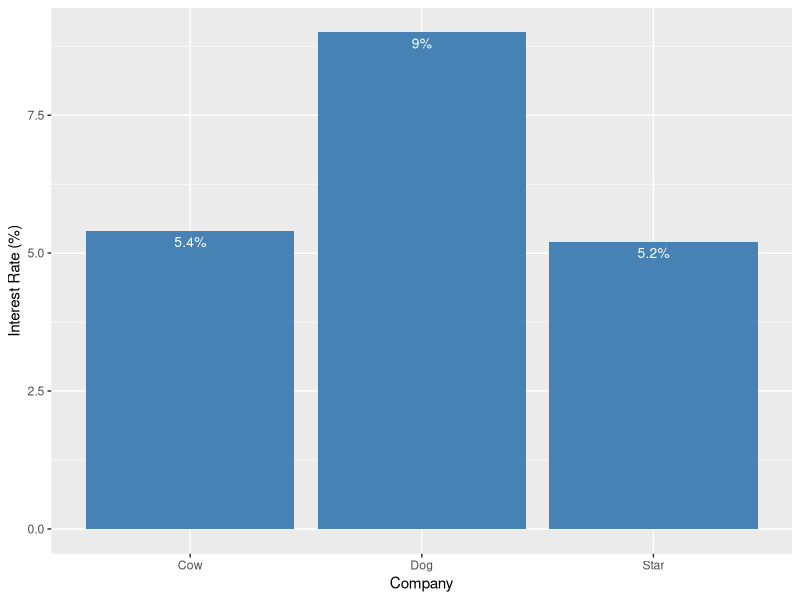

Reproduce this figure in R.
library(ggplot2)

df <- data.frame(company=c("Star", "Cow", "Dog"),
                 interest_rate=c(5.20, 5.40, 9.00))
print(df)

# Basic barplot
p<-ggplot(data=df, aes(x=company, y=interest_rate)) +
  geom_bar(stat="identity", fill="steelblue")+
  geom_text(aes(label = paste0(interest_rate, "%")), vjust=1.6, size=3.5, color="white")+
  labs(
    x = "Company",
    y = "Interest Rate (%)"
  )
p

minimal_risk_for_surcharge = function(r_free, prob_default, recovery_rate) {
  (1 + r_free) * (prob_default*(1-recovery_rate))/(1-prob_default*(1-recovery_rate))
}


data1 = data.frame(company=c("Star", "Cow", "Dog"),
                  prob_default=c(0.03,0.12,7.27),
                  r_premim=c(0.02,0.09,5.00),
                  agreedinterest=c(5.20,5.40,9.00),
                  r_min=c(0,0,0),
                  npv=c(0,0,0)
                  )

r_free = 0.049
recovery_rate = 0.3945
market_rate = 5/100

data1$r_min = mapply(minimal_risk_for_surcharge, r_free, data1$prob_default/100,recovery_rate)*100


#print(paste0("Risk for Star ", minimal_risk_for_surcharge(r_free, 0.0003, recovery_rate)*100, "%"))
#print(paste0("Risk for Cow ", minimal_risk_for_surcharge(r_free, 0.0012, recovery_rate)*100, "%"))
#print(paste0("Risk for Dog ", minimal_risk_for_surcharge(r_free, 0.0727, recovery_rate)*100, "%"))

npv_computal = function(today_cashflow, agreedinterest, market_rate, risk_premium) {
  today_cashflow + (abs(today_cashflow) * (1+agreedinterest))/(1+market_rate+risk_premium)
}

data1$npv = mapply(
  npv_computal,
  today_cashflow = -1000000,
  agreedinterest = data1$agreedinterest / 100,
  market_rate = market_rate,
  risk_premium = data1$r_premim / 100
)

print(paste0("The company with highest NPV: ", data1$company[which.max(data1$npv)]))
